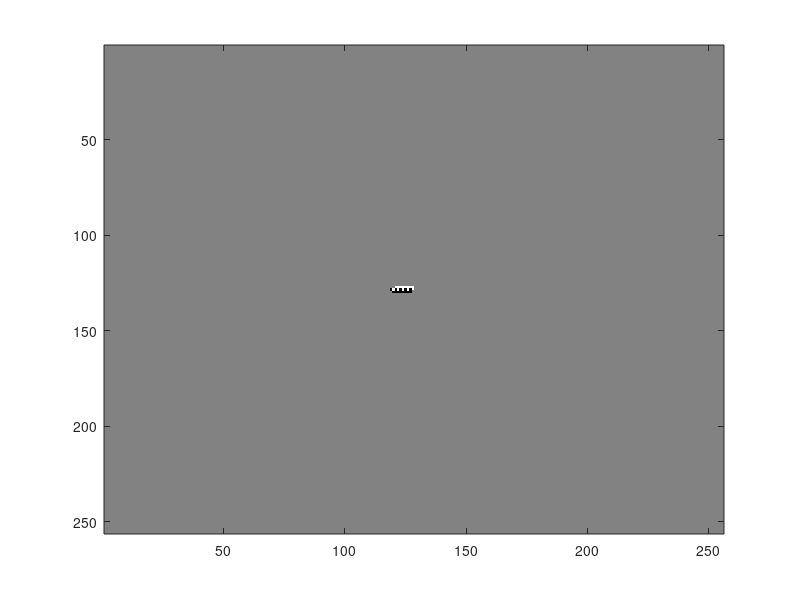

This chart was generated by the following MATLAB code:
%;*************************************************
%;* Antplot_reciprocal.m
%;* Generates antplot of 1/d
%;*
%;* Mark Agate
%;* (mark.agate@outlook.com)
%;**************************************************

clear;

% Value of which to take the reciprocal (should be odd):
d = 13;

% Ensure d is an odd number
while mod(d, 2) == 0
  d /= 2;
end

% Board extent, initial position and direction
E = 256;
x = 0.5 * E;
y = 0.5 * E;
dir_x = 0;
dir_y = 1;

% Initialise board to grey. (0 = black, 63 = white)
board(1:E, 1:E) = 32;

% Compute 1/d:
r = 1;                      % initialise remainder for 1/d
for n = 1:4                 % do 4 lots of the recurrence pattern

  do                        % repeat until one recurrence is complete
    r *= 2;
    p = (r >= d);           % pixel shade: 0 or 1 (= next bit of quotient)
    r -= p * d;

    % Rotate the ant direction for the next step:
    s = 1 - 2 * (p != (dir_x == 0));	% s = +1 or -1
    tmp = dir_x;
    dir_x = s * dir_y;
    dir_y = s * tmp;

    % If we're still on the board, set the pixel colour
    if (x > 0) & (x <= E) & (y > 0) & (y <= E)
      board(x, y) = ~p * 63;
    endif

    % Move the ant to the next pixel
    x += dir_x;
    y += dir_y;
  until r == 1;

endfor

colormap(gray);
imagesc(board);

%;*************************************************
